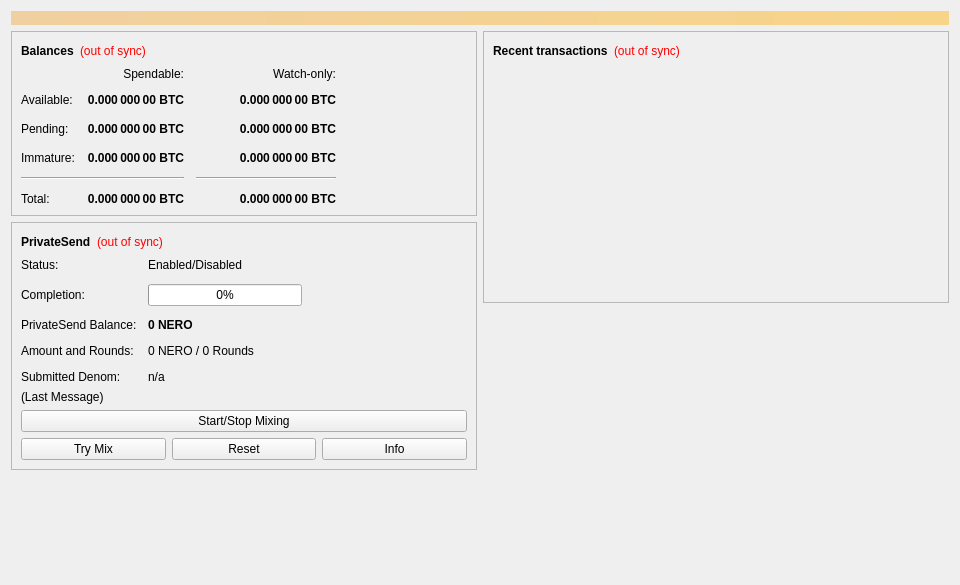
<?xml version="1.0" encoding="UTF-8"?>
<ui version="4.0">
 <class>OverviewPage</class>
 <widget class="QWidget" name="OverviewPage">
  <property name="geometry">
   <rect>
    <x>0</x>
    <y>0</y>
    <width>960</width>
    <height>585</height>
   </rect>
  </property>
  <property name="minimumSize">
   <size>
    <width>960</width>
    <height>0</height>
   </size>
  </property>
  <property name="windowTitle">
   <string>Form</string>
  </property>
  <layout class="QVBoxLayout" name="topLayout">
   <item>
    <widget class="QLabel" name="labelAlerts">
     <property name="visible">
      <bool>false</bool>
     </property>
     <property name="styleSheet">
      <string notr="true">QLabel { background-color: qlineargradient(x1: 0, y1: 0, x2: 1, y2: 0, stop:0 #F0D0A0, stop:1 #F8D488); color:#000000; }</string>
     </property>
     <property name="wordWrap">
      <bool>true</bool>
     </property>
     <property name="margin">
      <number>3</number>
     </property>
     <property name="textInteractionFlags">
      <set>Qt::TextSelectableByMouse</set>
     </property>
    </widget>
   </item>
   <item>
    <layout class="QHBoxLayout" name="horizontalLayout" stretch="1,1">
     <item>
      <layout class="QVBoxLayout" name="verticalLayout_2">
       <item>
        <widget class="QFrame" name="frame">
         <property name="frameShape">
          <enum>QFrame::StyledPanel</enum>
         </property>
         <property name="frameShadow">
          <enum>QFrame::Raised</enum>
         </property>
         <layout class="QVBoxLayout" name="verticalLayout_4">
          <item>
           <layout class="QHBoxLayout" name="horizontalLayout_4">
            <item>
             <widget class="QLabel" name="label_5">
              <property name="font">
               <font>
                <weight>75</weight>
                <bold>true</bold>
               </font>
              </property>
              <property name="text">
               <string>Balances</string>
              </property>
             </widget>
            </item>
            <item>
             <widget class="QLabel" name="labelWalletStatus">
              <property name="toolTip">
               <string>The displayed information may be out of date. Your wallet automatically synchronizes with the Nero network after a connection is established, but this process has not completed yet.</string>
              </property>
              <property name="styleSheet">
               <string notr="true">QLabel { color: red; }</string>
              </property>
              <property name="text">
               <string notr="true">(out of sync)</string>
              </property>
              <property name="alignment">
               <set>Qt::AlignLeading|Qt::AlignLeft|Qt::AlignVCenter</set>
              </property>
             </widget>
            </item>
            <item>
             <spacer name="horizontalSpacer_3">
              <property name="orientation">
               <enum>Qt::Horizontal</enum>
              </property>
              <property name="sizeHint" stdset="0">
               <size>
                <width>40</width>
                <height>20</height>
               </size>
              </property>
             </spacer>
            </item>
           </layout>
          </item>
          <item>
           <layout class="QGridLayout" name="gridLayout">
            <property name="spacing">
             <number>12</number>
            </property>
            <item row="2" column="2">
             <widget class="QLabel" name="labelWatchPending">
              <property name="font">
               <font>
                <weight>75</weight>
                <bold>true</bold>
               </font>
              </property>
              <property name="cursor">
               <cursorShape>IBeamCursor</cursorShape>
              </property>
              <property name="toolTip">
               <string>Unconfirmed transactions to watch-only addresses</string>
              </property>
              <property name="text">
               <string notr="true">0.000 000 00 BTC</string>
              </property>
              <property name="alignment">
               <set>Qt::AlignRight|Qt::AlignTrailing|Qt::AlignVCenter</set>
              </property>
              <property name="textInteractionFlags">
               <set>Qt::LinksAccessibleByMouse|Qt::TextSelectableByKeyboard|Qt::TextSelectableByMouse</set>
              </property>
             </widget>
            </item>
            <item row="2" column="1">
             <widget class="QLabel" name="labelUnconfirmed">
              <property name="font">
               <font>
                <weight>75</weight>
                <bold>true</bold>
               </font>
              </property>
              <property name="cursor">
               <cursorShape>IBeamCursor</cursorShape>
              </property>
              <property name="toolTip">
               <string>Total of transactions that have yet to be confirmed, and do not yet count toward the spendable balance</string>
              </property>
              <property name="text">
               <string notr="true">0.000 000 00 BTC</string>
              </property>
              <property name="alignment">
               <set>Qt::AlignRight|Qt::AlignTrailing|Qt::AlignVCenter</set>
              </property>
              <property name="textInteractionFlags">
               <set>Qt::LinksAccessibleByMouse|Qt::TextSelectableByKeyboard|Qt::TextSelectableByMouse</set>
              </property>
             </widget>
            </item>
            <item row="3" column="2">
             <widget class="QLabel" name="labelWatchImmature">
              <property name="font">
               <font>
                <weight>75</weight>
                <bold>true</bold>
               </font>
              </property>
              <property name="cursor">
               <cursorShape>IBeamCursor</cursorShape>
              </property>
              <property name="toolTip">
               <string>Mined balance in watch-only addresses that has not yet matured</string>
              </property>
              <property name="text">
               <string notr="true">0.000 000 00 BTC</string>
              </property>
              <property name="alignment">
               <set>Qt::AlignRight|Qt::AlignTrailing|Qt::AlignVCenter</set>
              </property>
              <property name="textInteractionFlags">
               <set>Qt::LinksAccessibleByMouse|Qt::TextSelectableByKeyboard|Qt::TextSelectableByMouse</set>
              </property>
             </widget>
            </item>
            <item row="4" column="0" colspan="2">
             <widget class="Line" name="lineSpendableBalance">
              <property name="orientation">
               <enum>Qt::Horizontal</enum>
              </property>
             </widget>
            </item>
            <item row="4" column="2">
             <widget class="Line" name="lineWatchBalance">
              <property name="sizePolicy">
               <sizepolicy hsizetype="Preferred" vsizetype="Fixed">
                <horstretch>0</horstretch>
                <verstretch>0</verstretch>
               </sizepolicy>
              </property>
              <property name="minimumSize">
               <size>
                <width>140</width>
                <height>0</height>
               </size>
              </property>
              <property name="orientation">
               <enum>Qt::Horizontal</enum>
              </property>
             </widget>
            </item>
            <item row="5" column="0">
             <widget class="QLabel" name="labelTotalText">
              <property name="text">
               <string>Total:</string>
              </property>
             </widget>
            </item>
            <item row="3" column="1">
             <widget class="QLabel" name="labelImmature">
              <property name="font">
               <font>
                <weight>75</weight>
                <bold>true</bold>
               </font>
              </property>
              <property name="cursor">
               <cursorShape>IBeamCursor</cursorShape>
              </property>
              <property name="toolTip">
               <string>Mined balance that has not yet matured</string>
              </property>
              <property name="text">
               <string notr="true">0.000 000 00 BTC</string>
              </property>
              <property name="alignment">
               <set>Qt::AlignRight|Qt::AlignTrailing|Qt::AlignVCenter</set>
              </property>
              <property name="textInteractionFlags">
               <set>Qt::LinksAccessibleByMouse|Qt::TextSelectableByKeyboard|Qt::TextSelectableByMouse</set>
              </property>
             </widget>
            </item>
            <item row="2" column="3">
             <spacer name="horizontalSpacer_2">
              <property name="orientation">
               <enum>Qt::Horizontal</enum>
              </property>
              <property name="sizeHint" stdset="0">
               <size>
                <width>40</width>
                <height>20</height>
               </size>
              </property>
             </spacer>
            </item>
            <item row="3" column="0">
             <widget class="QLabel" name="labelImmatureText">
              <property name="text">
               <string>Immature:</string>
              </property>
             </widget>
            </item>
            <item row="5" column="1">
             <widget class="QLabel" name="labelTotal">
              <property name="font">
               <font>
                <weight>75</weight>
                <bold>true</bold>
               </font>
              </property>
              <property name="cursor">
               <cursorShape>IBeamCursor</cursorShape>
              </property>
              <property name="toolTip">
               <string>Your current total balance</string>
              </property>
              <property name="text">
               <string notr="true">0.000 000 00 BTC</string>
              </property>
              <property name="alignment">
               <set>Qt::AlignRight|Qt::AlignTrailing|Qt::AlignVCenter</set>
              </property>
              <property name="textInteractionFlags">
               <set>Qt::LinksAccessibleByMouse|Qt::TextSelectableByKeyboard|Qt::TextSelectableByMouse</set>
              </property>
             </widget>
            </item>
            <item row="5" column="2">
             <widget class="QLabel" name="labelWatchTotal">
              <property name="font">
               <font>
                <weight>75</weight>
                <bold>true</bold>
               </font>
              </property>
              <property name="cursor">
               <cursorShape>IBeamCursor</cursorShape>
              </property>
              <property name="toolTip">
               <string>Current total balance in watch-only addresses</string>
              </property>
              <property name="text">
               <string notr="true">0.000 000 00 BTC</string>
              </property>
              <property name="alignment">
               <set>Qt::AlignRight|Qt::AlignTrailing|Qt::AlignVCenter</set>
              </property>
              <property name="textInteractionFlags">
               <set>Qt::LinksAccessibleByMouse|Qt::TextSelectableByKeyboard|Qt::TextSelectableByMouse</set>
              </property>
             </widget>
            </item>
            <item row="0" column="2">
             <widget class="QLabel" name="labelWatchonly">
              <property name="text">
               <string>Watch-only:</string>
              </property>
              <property name="alignment">
               <set>Qt::AlignRight|Qt::AlignTrailing|Qt::AlignVCenter</set>
              </property>
             </widget>
            </item>
            <item row="1" column="0">
             <widget class="QLabel" name="labelBalanceText">
              <property name="text">
               <string>Available:</string>
              </property>
             </widget>
            </item>
            <item row="1" column="1">
             <widget class="QLabel" name="labelBalance">
              <property name="font">
               <font>
                <weight>75</weight>
                <bold>true</bold>
               </font>
              </property>
              <property name="cursor">
               <cursorShape>IBeamCursor</cursorShape>
              </property>
              <property name="toolTip">
               <string>Your current spendable balance</string>
              </property>
              <property name="text">
               <string notr="true">0.000 000 00 BTC</string>
              </property>
              <property name="alignment">
               <set>Qt::AlignRight|Qt::AlignTrailing|Qt::AlignVCenter</set>
              </property>
              <property name="textInteractionFlags">
               <set>Qt::LinksAccessibleByMouse|Qt::TextSelectableByKeyboard|Qt::TextSelectableByMouse</set>
              </property>
             </widget>
            </item>
            <item row="1" column="2">
             <widget class="QLabel" name="labelWatchAvailable">
              <property name="font">
               <font>
                <weight>75</weight>
                <bold>true</bold>
               </font>
              </property>
              <property name="cursor">
               <cursorShape>IBeamCursor</cursorShape>
              </property>
              <property name="toolTip">
               <string>Your current balance in watch-only addresses</string>
              </property>
              <property name="text">
               <string notr="true">0.000 000 00 BTC</string>
              </property>
              <property name="alignment">
               <set>Qt::AlignRight|Qt::AlignTrailing|Qt::AlignVCenter</set>
              </property>
              <property name="textInteractionFlags">
               <set>Qt::LinksAccessibleByMouse|Qt::TextSelectableByKeyboard|Qt::TextSelectableByMouse</set>
              </property>
             </widget>
            </item>
            <item row="2" column="0">
             <widget class="QLabel" name="labelPendingText">
              <property name="text">
               <string>Pending:</string>
              </property>
             </widget>
            </item>
            <item row="0" column="1">
             <widget class="QLabel" name="labelSpendable">
              <property name="text">
               <string>Spendable:</string>
              </property>
              <property name="alignment">
               <set>Qt::AlignRight|Qt::AlignTrailing|Qt::AlignVCenter</set>
              </property>
             </widget>
            </item>
           </layout>
          </item>
         </layout>
        </widget>
       </item>
       <item>
        <widget class="QFrame" name="framePrivateSend">
         <property name="layoutDirection">
          <enum>Qt::LeftToRight</enum>
         </property>
         <property name="frameShape">
          <enum>QFrame::StyledPanel</enum>
         </property>
         <property name="frameShadow">
          <enum>QFrame::Raised</enum>
         </property>
         <layout class="QVBoxLayout" name="VerticalLayout_PS1">
          <item>
           <layout class="QHBoxLayout" name="horizontalLayout_5">
            <item>
             <widget class="QLabel" name="labelPrivateSendHeader">
              <property name="font">
               <font>
                <weight>75</weight>
                <bold>true</bold>
               </font>
              </property>
              <property name="text">
               <string>PrivateSend</string>
              </property>
             </widget>
            </item>
            <item>
             <widget class="QLabel" name="labelPrivateSendSyncStatus">
              <property name="toolTip">
               <string>The displayed information may be out of date. Your wallet automatically synchronizes with the Nero network after a connection is established, but this process has not completed yet.</string>
              </property>
              <property name="styleSheet">
               <string notr="true">QLabel { color: red; }</string>
              </property>
              <property name="text">
               <string notr="true">(out of sync)</string>
              </property>
              <property name="alignment">
               <set>Qt::AlignLeading|Qt::AlignLeft|Qt::AlignVCenter</set>
              </property>
             </widget>
            </item>
            <item>
             <spacer name="horizontalSpacer_4">
              <property name="orientation">
               <enum>Qt::Horizontal</enum>
              </property>
              <property name="sizeHint" stdset="0">
               <size>
                <width>40</width>
                <height>20</height>
               </size>
              </property>
             </spacer>
            </item>
           </layout>
          </item>
          <item>
           <layout class="QFormLayout" name="privateSendFormLayout">
            <property name="fieldGrowthPolicy">
             <enum>QFormLayout::AllNonFixedFieldsGrow</enum>
            </property>
            <property name="horizontalSpacing">
             <number>11</number>
            </property>
            <property name="verticalSpacing">
             <number>12</number>
            </property>
            <item row="0" column="0">
             <widget class="QLabel" name="labelPrivateSendEnabledText">
              <property name="text">
               <string>Status:</string>
              </property>
             </widget>
            </item>
            <item row="0" column="1">
             <widget class="QLabel" name="labelPrivateSendEnabled">
              <property name="text">
               <string>Enabled/Disabled</string>
              </property>
             </widget>
            </item>
            <item row="1" column="0">
             <widget class="QLabel" name="labelCompletitionText">
              <property name="text">
               <string>Completion:</string>
              </property>
             </widget>
            </item>
            <item row="1" column="1">
             <widget class="QProgressBar" name="privateSendProgress">
              <property name="maximumSize">
               <size>
                <width>154</width>
                <height>16777215</height>
               </size>
              </property>
              <property name="value">
               <number>0</number>
              </property>
             </widget>
            </item>
            <item row="2" column="0">
             <widget class="QLabel" name="labelAnonymizedText">
              <property name="text">
               <string>PrivateSend Balance:</string>
              </property>
             </widget>
            </item>
            <item row="2" column="1">
             <widget class="QLabel" name="labelAnonymized">
              <property name="font">
               <font>
                <weight>75</weight>
                <bold>true</bold>
               </font>
              </property>
              <property name="text">
               <string notr="true">0 NERO</string>
              </property>
             </widget>
            </item>
            <item row="3" column="0">
             <widget class="QLabel" name="labelAmountAndRoundsText">
              <property name="text">
               <string>Amount and Rounds:</string>
              </property>
             </widget>
            </item>
            <item row="3" column="1">
             <widget class="QLabel" name="labelAmountRounds">
              <property name="text">
               <string>0 NERO / 0 Rounds</string>
              </property>
             </widget>
            </item>
            <item row="4" column="0">
             <widget class="QLabel" name="labelSubmittedDenomText">
              <property name="text">
               <string>Submitted Denom:</string>
              </property>
             </widget>
            </item>
            <item row="4" column="1">
             <widget class="QLabel" name="labelSubmittedDenom">
              <property name="toolTip">
               <string>The denominations you submitted to the Masternode.&lt;br&gt;To mix, other users must submit the exact same denominations.</string>
              </property>
              <property name="text">
               <string>n/a</string>
              </property>
             </widget>
            </item>
           </layout>
          </item>
          <item>
           <layout class="QVBoxLayout" name="VerticalLayout_PS">
            <item>
             <widget class="QLabel" name="labelPrivateSendLastMessage">
              <property name="text">
               <string>(Last Message)</string>
              </property>
              <property name="alignment">
               <set>Qt::AlignLeading|Qt::AlignLeft|Qt::AlignTop</set>
              </property>
              <property name="wordWrap">
               <bool>true</bool>
              </property>
             </widget>
            </item>
            <item>
             <widget class="QPushButton" name="togglePrivateSend">
              <property name="sizePolicy">
               <sizepolicy hsizetype="MinimumExpanding" vsizetype="Fixed">
                <horstretch>0</horstretch>
                <verstretch>0</verstretch>
               </sizepolicy>
              </property>
              <property name="text">
               <string>Start/Stop Mixing</string>
              </property>
             </widget>
            </item>
            <item>
             <layout class="QHBoxLayout" name="horizontalLayout_debugbuttons">
              <item>
               <widget class="QPushButton" name="privateSendAuto">
                <property name="sizePolicy">
                 <sizepolicy hsizetype="MinimumExpanding" vsizetype="Fixed">
                  <horstretch>0</horstretch>
                  <verstretch>0</verstretch>
                 </sizepolicy>
                </property>
                <property name="toolTip">
                 <string>Try to manually submit a PrivateSend request.</string>
                </property>
                <property name="text">
                 <string>Try Mix</string>
                </property>
               </widget>
              </item>
              <item>
               <widget class="QPushButton" name="privateSendReset">
                <property name="sizePolicy">
                 <sizepolicy hsizetype="MinimumExpanding" vsizetype="Fixed">
                  <horstretch>0</horstretch>
                  <verstretch>0</verstretch>
                 </sizepolicy>
                </property>
                <property name="toolTip">
                 <string>Reset the current status of PrivateSend (can interrupt PrivateSend if it's in the process of Mixing, which can cost you money!)</string>
                </property>
                <property name="autoFillBackground">
                 <bool>false</bool>
                </property>
                <property name="text">
                 <string>Reset</string>
                </property>
               </widget>
              </item>
              <item>
               <widget class="QPushButton" name="privateSendInfo">
                <property name="sizePolicy">
                 <sizepolicy hsizetype="MinimumExpanding" vsizetype="Fixed">
                  <horstretch>0</horstretch>
                  <verstretch>0</verstretch>
                 </sizepolicy>
                </property>
                <property name="toolTip">
                 <string>Information about PrivateSend and Mixing</string>
                </property>
                <property name="text">
                 <string>Info</string>
                </property>
               </widget>
              </item>
             </layout>
            </item>
           </layout>
          </item>
         </layout>
        </widget>
       </item>
       <item>
        <spacer name="verticalSpacer">
         <property name="orientation">
          <enum>Qt::Vertical</enum>
         </property>
         <property name="sizeHint" stdset="0">
          <size>
           <width>20</width>
           <height>40</height>
          </size>
         </property>
        </spacer>
       </item>
      </layout>
     </item>
     <item>
      <layout class="QVBoxLayout" name="verticalLayout_3">
       <item>
        <widget class="QFrame" name="frame_2">
         <property name="frameShape">
          <enum>QFrame::StyledPanel</enum>
         </property>
         <property name="frameShadow">
          <enum>QFrame::Raised</enum>
         </property>
         <layout class="QVBoxLayout" name="verticalLayout">
          <item>
           <layout class="QHBoxLayout" name="horizontalLayout_2">
            <item>
             <widget class="QLabel" name="label_4">
              <property name="font">
               <font>
                <weight>75</weight>
                <bold>true</bold>
               </font>
              </property>
              <property name="text">
               <string>Recent transactions</string>
              </property>
             </widget>
            </item>
            <item>
             <widget class="QLabel" name="labelTransactionsStatus">
              <property name="toolTip">
               <string>The displayed information may be out of date. Your wallet automatically synchronizes with the Nero network after a connection is established, but this process has not completed yet.</string>
              </property>
              <property name="styleSheet">
               <string notr="true">QLabel { color: red; }</string>
              </property>
              <property name="text">
               <string notr="true">(out of sync)</string>
              </property>
              <property name="alignment">
               <set>Qt::AlignLeading|Qt::AlignLeft|Qt::AlignVCenter</set>
              </property>
             </widget>
            </item>
            <item>
             <spacer name="horizontalSpacer">
              <property name="orientation">
               <enum>Qt::Horizontal</enum>
              </property>
              <property name="sizeHint" stdset="0">
               <size>
                <width>40</width>
                <height>20</height>
               </size>
              </property>
             </spacer>
            </item>
           </layout>
          </item>
          <item>
           <widget class="QListView" name="listTransactions">
            <property name="styleSheet">
             <string notr="true">QListView { background: transparent; }</string>
            </property>
            <property name="frameShape">
             <enum>QFrame::NoFrame</enum>
            </property>
            <property name="verticalScrollBarPolicy">
             <enum>Qt::ScrollBarAlwaysOff</enum>
            </property>
            <property name="horizontalScrollBarPolicy">
             <enum>Qt::ScrollBarAlwaysOff</enum>
            </property>
            <property name="selectionMode">
             <enum>QAbstractItemView::NoSelection</enum>
            </property>
           </widget>
          </item>
         </layout>
        </widget>
       </item>
       <item>
        <spacer name="verticalSpacer_2">
         <property name="orientation">
          <enum>Qt::Vertical</enum>
         </property>
         <property name="sizeHint" stdset="0">
          <size>
           <width>20</width>
           <height>40</height>
          </size>
         </property>
        </spacer>
       </item>
      </layout>
     </item>
    </layout>
   </item>
  </layout>
 </widget>
 <resources/>
 <connections/>
</ui>
